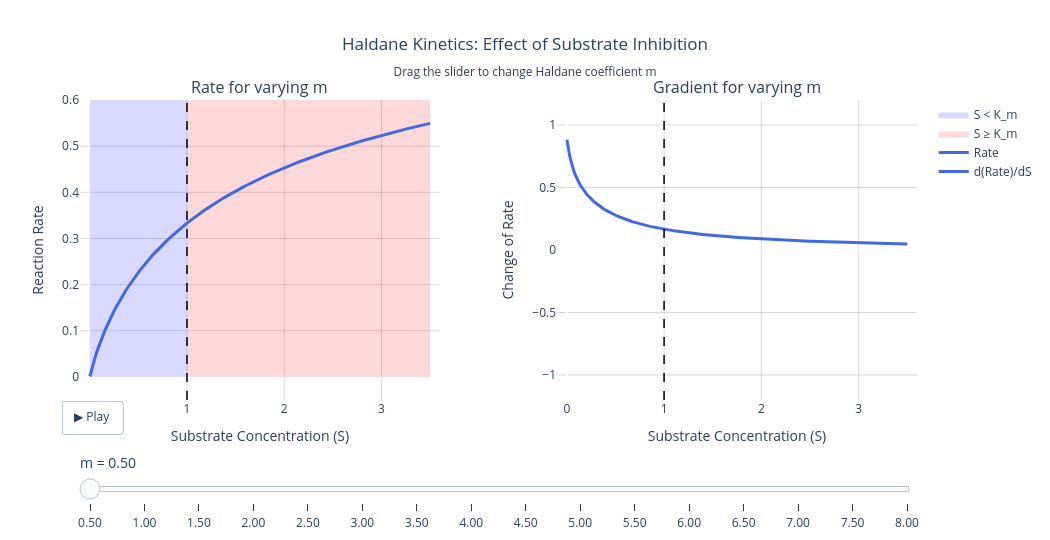

Notebook source saved alongside this figure:
### Code cell
from plotly.subplots import make_subplots

S_values = np.linspace(0.001, 3.5, 300)
S_left   = np.linspace(0, 1,   100)
S_right  = np.linspace(1, 3.5, 150)

m_animation = np.linspace(0.5, 8.0, 16)

# ── subplots ──────────────────────────────────────────────────────────────────
fig_animation = make_subplots(
    rows=1, cols=2,
    subplot_titles=('Rate for varying m', 'Gradient for varying m'),
    horizontal_spacing=0.14
)

# ── trace 0: blue fill S < K_m (left subplot) ─────────────────────────────────
fig_animation.add_trace(go.Scatter(
    x=np.concatenate([S_left, S_left[::-1]]),
    y=np.concatenate([np.ones(100), np.zeros(100)]),
    fill='toself',
    fillcolor='rgba(0,0,255,0.15)',
    line=dict(color='rgba(0,0,0,0)'),
    name='S < K_m',
    hoverinfo='skip'
), row=1, col=1)

# ── trace 1: red fill S >= K_m (left subplot) ──────────────────────────────────
fig_animation.add_trace(go.Scatter(
    x=np.concatenate([S_right, S_right[::-1]]),
    y=np.concatenate([np.ones(150), np.zeros(150)]),
    fill='toself',
    fillcolor='rgba(255,0,0,0.15)',
    line=dict(color='rgba(0,0,0,0)'),
    name='S \u2265 K_m',
    hoverinfo='skip'
), row=1, col=1)

# ── trace 2: animated Haldane function (left subplot) ───────────────────────────
m_init     = m_animation[0]
rate_init  = haldane_kinetics(S_values, k_max, K_m, k_i, m_init)
deriv_init = np.gradient(rate_init, S_values)

fig_animation.add_trace(go.Scatter(
    x=S_values, y=rate_init,
    mode='lines',
    line=dict(color=n_to_plotly_color(m_init), width=3),
    name='Rate'
), row=1, col=1)

# ── trace 3: animated derivative (right subplot) ──────────────────────────────
fig_animation.add_trace(go.Scatter(
    x=S_values, y=deriv_init,
    mode='lines',
    line=dict(color=n_to_plotly_color(m_init), width=3),
    name='d(Rate)/dS'
), row=1, col=2)

# ── frames: update traces 2 & 3 together ─────────────────────────────────────
frames = []
for m_val in m_animation:
    rate  = haldane_kinetics(S_values, k_max, K_m, k_i, m_val)
    deriv = np.gradient(rate, S_values)
    frames.append(go.Frame(
        data=[
            go.Scatter(x=S_values, y=rate,  mode='lines', line=dict(color=n_to_plotly_color(m_val), width=3)),
            go.Scatter(x=S_values, y=deriv, mode='lines', line=dict(color=n_to_plotly_color(m_val), width=3))
        ],
        traces=[2, 3],
        name=f"m={m_val:.2f}"
    ))

fig_animation.frames = frames

# ── layout ────────────────────────────────────────────────────────────────────
fig_animation.update_layout(
    title=dict(
        text="Haldane Kinetics: Effect of Substrate Inhibition"
             "<br><sub>Drag the slider to change Haldane coefficient m</sub>",
        x=0.5
    ),
    width=1050,
    height=540,
    plot_bgcolor='white',
    legend=dict(x=1.02, y=1, xanchor='left'),
    shapes=[
        dict(type='line', x0=1, x1=1, y0=0, y1=1,
             xref='x',  yref='y domain',
             line=dict(color='black', dash='dash', width=1.5)),
        dict(type='line', x0=1, x1=1, y0=0, y1=1,
             xref='x2', yref='y2 domain',
             line=dict(color='black', dash='dash', width=1.5)),
    ],
    updatemenus=[dict(
        type='buttons',
        showactive=False,
        y=0,
        x=0.05,
        xanchor='right',
        buttons=[dict(
            label='\u25b6 Play',
            method='animate',
            args=[None, {'frame': {'duration': 100, 'redraw': True}, 'fromcurrent': True}]
        )]
    )],
    sliders=[dict(
        currentvalue=dict(prefix='m = ', font=dict(size=14)),
        pad=dict(t=50),
        steps=[dict(
            method='animate',
            args=[[f"n={m_val:.2f}"],
                  {'mode': 'immediate',
                   'frame': {'duration': 100, 'redraw': True},
                   'transition': {'duration': 0}}],
            label=f"{m_val:.2f}"
        ) for m_val in m_animation]
    )]
)

# axes styling to match static plot
grid_style = dict(gridcolor='rgba(0,0,0,0.15)', showgrid=True, gridwidth=1)

fig_animation.update_xaxes(title_text='Substrate Concentration (S)',
                            range=[-0.1, 3.6], **grid_style, row=1, col=1)
fig_animation.update_xaxes(title_text='Substrate Concentration (S)',
                            range=[-0.1, 3.6], **grid_style, row=1, col=2)
fig_animation.update_yaxes(title_text='Reaction Rate',
                            range=[-0.05, 0.6], **grid_style, row=1, col=1)
fig_animation.update_yaxes(title_text='Change of Rate',
                            range=[-1.2, 1.2], **grid_style, row=1, col=2)

fig_animation.show()

### Figure 1 — Plotly figure (JSON) as saved in the notebook; plotly's stock layout.template omitted (floating-point values rounded to 4 significant figures; data arrays with more than 128 entries replaced by an {"elided": "..."} marker saying what was removed)
{"data": [{"fill": "toself", "fillcolor": "rgba(0,0,255,0.15)", "hoverinfo": "skip", "line": {"color": "rgba(0,0,0,0)"}, "name": "S < K_m", "type": "scatter", "x": {"elided": "200 float values"}, "xaxis": "x", "y": {"elided": "200 float values"}, "yaxis": "y"}, {"fill": "toself", "fillcolor": "rgba(255,0,0,0.15)", "hoverinfo": "skip", "line": {"color": "rgba(0,0,0,0)"}, "name": "S ≥ K_m", "type": "scatter", "x": {"elided": "300 float values"}, "xaxis": "x", "y": {"elided": "300 float values"}, "yaxis": "y"}, {"line": {"color": "rgb(65,105,225)", "width": 3}, "mode": "lines", "name": "Rate", "type": "scatter", "x": {"elided": "300 float values"}, "xaxis": "x", "y": {"elided": "300 float values"}, "yaxis": "y"}, {"line": {"color": "rgb(65,105,225)", "width": 3}, "mode": "lines", "name": "d(Rate)/dS", "type": "scatter", "x": {"elided": "300 float values"}, "xaxis": "x2", "y": {"elided": "300 float values"}, "yaxis": "y2"}], "layout": {"annotations": [{"font": {"size": 16}, "showarrow": false, "text": "Rate for varying m", "x": 0.215, "xanchor": "center", "xref": "paper", "y": 1, "yanchor": "bottom", "yref": "paper"}, {"font": {"size": 16}, "showarrow": false, "text": "Gradient for varying m", "x": 0.785, "xanchor": "center", "xref": "paper", "y": 1, "yanchor": "bottom", "yref": "paper"}], "height": 540, "legend": {"x": 1.02, "xanchor": "left", "y": 1}, "plot_bgcolor": "white", "shapes": [{"line": {"color": "black", "dash": "dash", "width": 1.5}, "type": "line", "x0": 1, "x1": 1, "xref": "x", "y0": 0, "y1": 1, "yref": "y domain"}, {"line": {"color": "black", "dash": "dash", "width": 1.5}, "type": "line", "x0": 1, "x1": 1, "xref": "x2", "y0": 0, "y1": 1, "yref": "y2 domain"}], "sliders": [{"currentvalue": {"font": {"size": 14}, "prefix": "m = "}, "pad": {"t": 50}, "steps": [{"args": [["n=0.50"], {"frame": {"duration": 100, "redraw": true}, "mode": "immediate", "transition": {"duration": 0}}], "label": "0.50", "method": "animate"}, {"args": [["n=1.00"], {"frame": {"duration": 100, "redraw": true}, "mode": "immediate", "transition": {"duration": 0}}], "label": "1.00", "method": "animate"}, {"args": [["n=1.50"], {"frame": {"duration": 100, "redraw": true}, "mode": "immediate", "transition": {"duration": 0}}], "label": "1.50", "method": "animate"}, {"args": [["n=2.00"], {"frame": {"duration": 100, "redraw": true}, "mode": "immediate", "transition": {"duration": 0}}], "label": "2.00", "method": "animate"}, {"args": [["n=2.50"], {"frame": {"duration": 100, "redraw": true}, "mode": "immediate", "transition": {"duration": 0}}], "label": "2.50", "method": "animate"}, {"args": [["n=3.00"], {"frame": {"duration": 100, "redraw": true}, "mode": "immediate", "transition": {"duration": 0}}], "label": "3.00", "method": "animate"}, {"args": [["n=3.50"], {"frame": {"duration": 100, "redraw": true}, "mode": "immediate", "transition": {"duration": 0}}], "label": "3.50", "method": "animate"}, {"args": [["n=4.00"], {"frame": {"duration": 100, "redraw": true}, "mode": "immediate", "transition": {"duration": 0}}], "label": "4.00", "method": "animate"}, {"args": [["n=4.50"], {"frame": {"duration": 100, "redraw": true}, "mode": "immediate", "transition": {"duration": 0}}], "label": "4.50", "method": "animate"}, {"args": [["n=5.00"], {"frame": {"duration": 100, "redraw": true}, "mode": "immediate", "transition": {"duration": 0}}], "label": "5.00", "method": "animate"}, {"args": [["n=5.50"], {"frame": {"duration": 100, "redraw": true}, "mode": "immediate", "transition": {"duration": 0}}], "label": "5.50", "method": "animate"}, {"args": [["n=6.00"], {"frame": {"duration": 100, "redraw": true}, "mode": "immediate", "transition": {"duration": 0}}], "label": "6.00", "method": "animate"}, {"args": [["n=6.50"], {"frame": {"duration": 100, "redraw": true}, "mode": "immediate", "transition": {"duration": 0}}], "label": "6.50", "method": "animate"}, {"args": [["n=7.00"], {"frame": {"duration": 100, "redraw": true}, "mode": "immediate", "transition": {"duration": 0}}], "label": "7.00", "method": "animate"}, {"args": [["n=7.50"], {"frame": {"duration": 100, "redraw": true}, "mode": "immediate", "transition": {"duration": 0}}], "label": "7.50", "method": "animate"}, {"args": [["n=8.00"], {"frame": {"duration": 100, "redraw": true}, "mode": "immediate", "transition": {"duration": 0}}], "label": "8.00", "method": "animate"}]}], "title": {"text": "Haldane Kinetics: Effect of Substrate Inhibition<br><sub>Drag the slider to change Haldane coefficient m</sub>", "x": 0.5}, "updatemenus": [{"buttons": [{"args": [null, {"frame": {"duration": 100, "redraw": true}, "fromcurrent": true}], "label": "▶ Play", "method": "animate"}], "showactive": false, "type": "buttons", "x": 0.05, "xanchor": "right", "y": 0}], "width": 1050, "xaxis": {"anchor": "y", "domain": [0, 0.43], "gridcolor": "rgba(0,0,0,0.15)", "gridwidth": 1, "range": [-0.1, 3.6], "showgrid": true, "title": {"text": "Substrate Concentration (S)"}}, "xaxis2": {"anchor": "y2", "domain": [0.57, 1], "gridcolor": "rgba(0,0,0,0.15)", "gridwidth": 1, "range": [-0.1, 3.6], "showgrid": true, "title": {"text": "Substrate Concentration (S)"}}, "yaxis": {"anchor": "x", "domain": [0, 1], "gridcolor": "rgba(0,0,0,0.15)", "gridwidth": 1, "range": [-0.05, 0.6], "showgrid": true, "title": {"text": "Reaction Rate"}}, "yaxis2": {"anchor": "x2", "domain": [0, 1], "gridcolor": "rgba(0,0,0,0.15)", "gridwidth": 1, "range": [-1.2, 1.2], "showgrid": true, "title": {"text": "Change of Rate"}}}}
